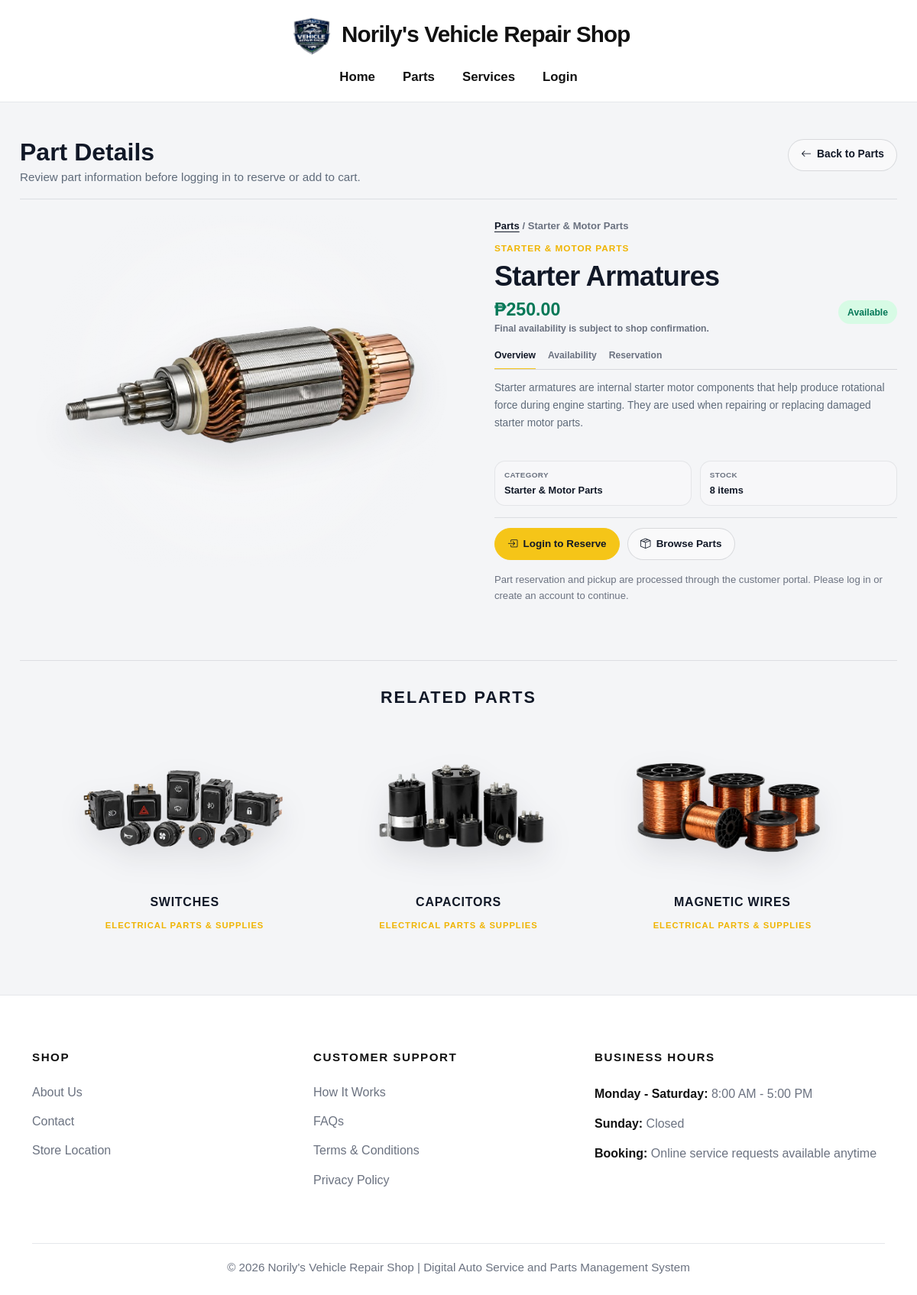
/public_pages/part-details.php?id=6, run on an earlier commit of the app's database.
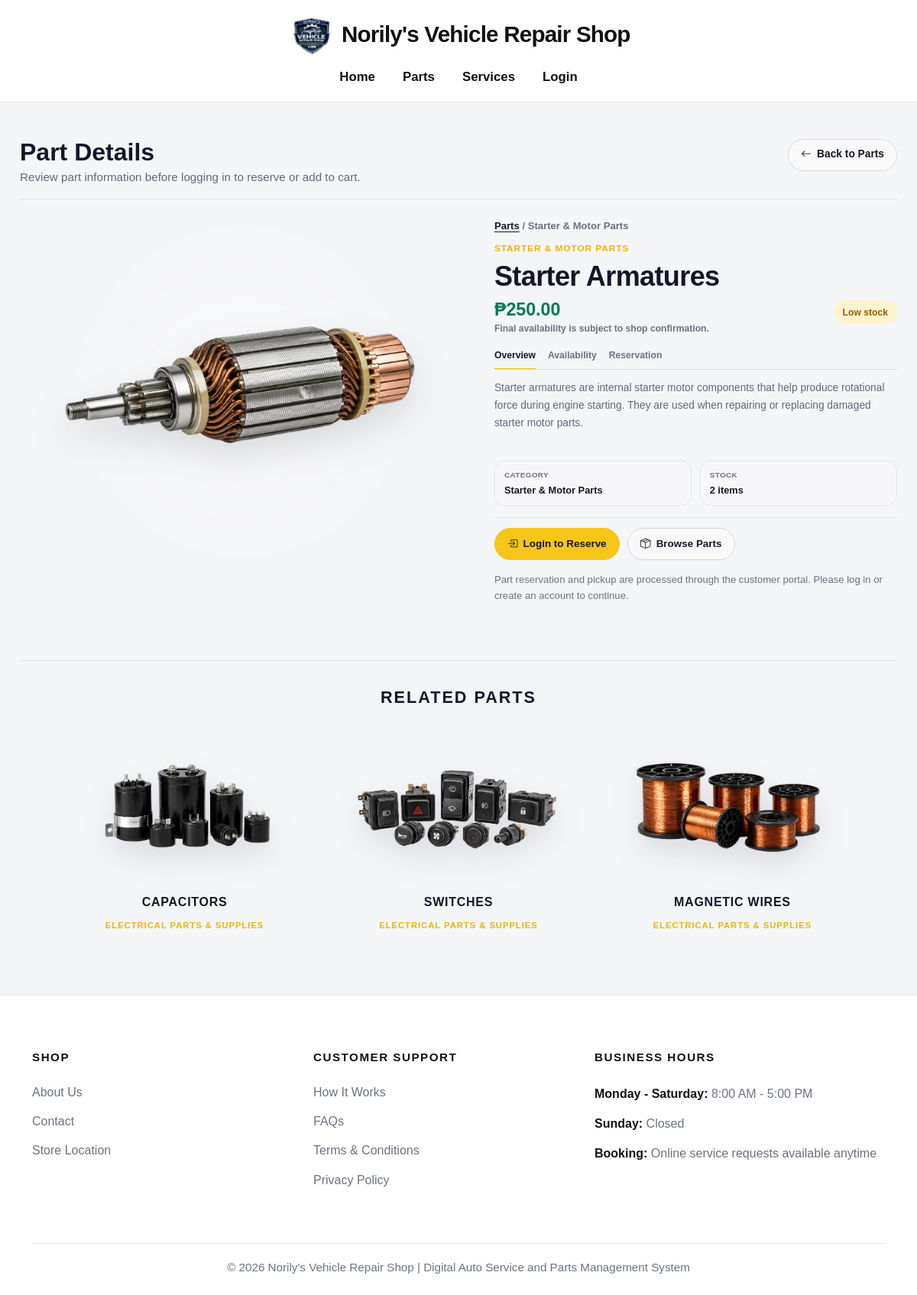
And on a later commit of the database.
### tables this page shows
CREATE TABLE `part` (
  `part_id` int(11) NOT NULL,
  `category` varchar(100) NOT NULL,
  `brand` varchar(100) DEFAULT NULL,
  `part_name` varchar(50) NOT NULL,
  `description` text DEFAULT NULL,
  `specification` text DEFAULT NULL,
  `compatibility` text DEFAULT NULL,
  `unit` varchar(50) DEFAULT 'piece',
  `unit_price` decimal(10,2) NOT NULL DEFAULT 0.00,
  `quantity_on_hand` smallint(6) NOT NULL DEFAULT 0,
  `low_stock_threshold` smallint(6) NOT NULL DEFAULT 3,
  `supplier_id` int(11) DEFAULT 1,
  `is_low_stock` tinyint(1) NOT NULL DEFAULT 0,
  `primary_supplier_id` int(11) DEFAULT 1,
  `is_active` tinyint(1) NOT NULL DEFAULT 1,
  `cost_price` decimal(10,2) DEFAULT NULL,
  `image` varchar(255) DEFAULT NULL,
  `full_description` text DEFAULT NULL
);

### public_pages/part-details.php (the view, shortened to what the changed rows need)
<?php
$database = new Database();
$db = $database->getConnection();
$selectedId = filter_input(INPUT_GET, 'id', FILTER_VALIDATE_INT);
$selectedPart = null;
$relatedParts = [];
$dbError = '';
function plainText($value, $fallback = '')
{
    $value = trim(html_entity_decode((string)($value ?? ''), ENT_QUOTES | ENT_HTML5, 'UTF-8'));
    return $value !== '' ? $value : $fallback;
}
function displayText($value, $fallback = 'N/A')
{
    $value = plainText($value, $fallback);
    return htmlspecialchars($value, ENT_QUOTES, 'UTF-8');
}
function displayMultiline($value, $fallback = 'No detailed description available.')
{
    $value = plainText($value, $fallback);
    return nl2br(htmlspecialchars($value, ENT_QUOTES, 'UTF-8'));
}
try {
    if ($selectedId) {
        $stmt = $db->prepare("
            SELECT
                part_id,
                category,
                part_name,
                description,
                full_description,
                unit_price,
                quantity_on_hand,
                image
            FROM part
            WHERE part_id = :part_id
              AND is_active = 1
            LIMIT 1
        ");
        $stmt->bindParam(':part_id', $selectedId, PDO::PARAM_INT);
        $stmt->execute();
        $selectedPart = $stmt->fetch(PDO::FETCH_ASSOC);
        if ($selectedPart) {
            $selectedCategoryPlain = plainText($selectedPart['category'] ?? '');
            $relatedStmt = $db->prepare("
                SELECT
                    part_id,
                    category,
                    part_name,
                    image
                FROM part
                WHERE is_active = 1
                  AND part_id != :part_id
                  AND REPLACE(category, '&amp;', '&') = :category
                ORDER BY part_name ASC
                LIMIT 3
            ");
            $relatedStmt->bindParam(':part_id', $selectedId, PDO::PARAM_INT);
            $relatedStmt->bindParam(':category', $selectedCategoryPlain);
            $relatedStmt->execute();
            $relatedParts = $relatedStmt->fetchAll(PDO::FETCH_ASSOC);
            if (count($relatedParts) === 0) {
                $fallbackStmt = $db->prepare("
                    SELECT
                        part_id,
                        category,
                        part_name,
                        image
                    FROM part
                    WHERE is_active = 1
                      AND part_id != :part_id
                    ORDER BY category ASC, part_name ASC
                    LIMIT 3
                ");
                $fallbackStmt->bindParam(':part_id', $selectedId, PDO::PARAM_INT);
                $fallbackStmt->execute();
                $relatedParts = $fallbackStmt->fetchAll(PDO::FETCH_ASSOC);
            }
        }
    }
} catch (Exception $e) {
    $dbError = 'Unable to load part details at the moment.';
}
function partImagePath($image)
{
    return '../assets/images/parts/' . htmlspecialchars($image, ENT_QUOTES, 'UTF-8');
}
function formatPrice($price)
{
    return '₱' . number_format((float) $price, 2);
}
function stockStatus($quantity)
{
    $quantity = (int) $quantity;
    if ($quantity <= 3) {
        return 'Low stock';
    }
    return 'Available';
}
function stockBadgeClass($quantity)
{
    $quantity = (int) $quantity;
    if ($quantity <= 3) {
        return 'stock-low';
    }
    return 'stock-available';
}
?>
<!DOCTYPE html>
<html lang="en">
<head>
<link href="https://cdn.jsdelivr.net/npm/bootstrap@5.3.0/dist/css/bootstrap.min.css" rel="stylesheet">
<link rel="stylesheet" href="https://cdn.jsdelivr.net/npm/bootstrap-icons@1.11.1/font/bootstrap-icons.css">
<link rel="stylesheet" href="../assets/css/style.css">
</head>
<body>
<main class="part-detail-page">
    <section class="part-detail-wrapper">
        <div class="detail-topbar">
            <div>
                <h2>Part Details</h2>
            </div>
        </div>
        <?php if ($dbError): ?>
            <div class="not-found-box">
                <i class="bi bi-exclamation-circle"></i>
                <h1>Unable to Load Part</h1>
                <p><?= htmlspecialchars($dbError, ENT_QUOTES, 'UTF-8') ?></p>
                <a href="parts.php" class="detail-primary-btn">
                    Browse Parts
                </a>
            </div>
        <?php else: ?>
            <?php
                $quantity = (int)($selectedPart['quantity_on_hand'] ?? 0);
                $stockLabel = stockStatus($quantity);
            ?>
            <div class="part-detail-grid">
                <div class="part-media-panel">
                    <div class="part-media-stage">
                        <img
                            src="<?= partImagePath($selectedPart['image'] ?? '') ?>"
                            alt="<?= displayText($selectedPart['part_name']) ?>"
                        >
                    </div>
                </div>
                <div class="part-info-panel">
                    <p class="breadcrumb-text">
                        <a href="parts.php">Parts</a> / <?= displayText($selectedPart['category']) ?>
                    </p>
                    <div class="part-category-label">
                        <?= displayText($selectedPart['category']) ?>
                    </div>
                    <h1 class="part-detail-title">
                        <?= displayText($selectedPart['part_name']) ?>
                    </h1>
                    <div class="part-price-row">
                        <div>
                            <div class="part-detail-price">
                                <?= formatPrice($selectedPart['unit_price']) ?>
                            </div>
                            <div class="part-price-note">
                                Final availability is subject to shop confirmation.
                            </div>
                        </div>
                        <span class="stock-pill <?= stockBadgeClass($quantity) ?>">
                            <?= htmlspecialchars($stockLabel, ENT_QUOTES, 'UTF-8') ?>
                        </span>
                    </div>
                    <div class="detail-tabs" role="tablist" aria-label="Part detail sections">
                        <button type="button" class="detail-tab-btn active" data-tab="overview">Overview</button>
                        <button type="button" class="detail-tab-btn" data-tab="availability">Availability</button>
                        <button type="button" class="detail-tab-btn" data-tab="reservation">Reservation</button>
                    </div>
                    <div class="tab-panels">
                        <div class="tab-panel active" id="tab-overview">
                            <?= displayMultiline($selectedPart['full_description'] ?: $selectedPart['description'], 'No detailed description available.') ?>
                        </div>
                    </div>
                    <div class="part-meta-grid">
                        <div class="meta-box">
                            <span class="meta-label">Category</span>
                            <div class="meta-value">
                                <?= displayText($selectedPart['category']) ?>
                            </div>
                        </div>
                        <div class="meta-box">
                            <span class="meta-label">Stock</span>
                            <div class="meta-value">
                                <?php if ($quantity > 0): ?>
                                    <?= $quantity ?> item<?= $quantity !== 1 ? 's' : '' ?>
                                <?php else: ?>
                                    Out of stock
                                <?php endif; ?>
                            </div>
                        </div>
                    </div>
                    <div class="detail-actions">
                        <?php if ($quantity <= 0): ?>
                            <button type="button" class="detail-primary-btn" disabled>
                                <i class="bi bi-x-circle"></i>
                                Out of Stock
                            </button>
                        <?php else: ?>
                            <a href="../views/login.php" class="detail-primary-btn">
                                <i class="bi bi-box-arrow-in-right"></i>
                                Login to Reserve
                            </a>
                        <?php endif; ?>
                        <a href="parts.php" class="detail-secondary-btn">
                            <i class="bi bi-box-seam"></i>
                            Browse Parts
                        </a>
                    </div>
                    <p class="detail-note">
                        Part reservation and pickup are processed through the customer portal.
                        Please log in or create an account to continue.
                    </p>
                </div>
            </div>
            <?php if (!empty($relatedParts)): ?>
                <section class="related-section">
                    <h2 class="related-title">Related Parts</h2>
                    <div class="related-grid">
                        <?php foreach ($relatedParts as $related): ?>
                            <article class="related-card">
                                <a href="part-details.php?id=<?= urlencode($related['part_id']) ?>">
                                    <div class="related-image">
                                        <img
                                            src="<?= partImagePath($related['image'] ?? '') ?>"
                                            alt="<?= displayText($related['part_name']) ?>"
                                        >
                                    </div>
                                    <h3><?= displayText($related['part_name']) ?></h3>
                                    <span><?= displayText($related['category']) ?></span>
                                </a>
                            </article>
                        <?php endforeach; ?>
                    </div>
                </section>
            <?php endif; ?>
        <?php endif; ?>
    </section>
</main>
</body>
</html>

What changed in the data, as far as the page shows it:
changed part "Starter Armatures": quantity_on_hand "Available" → "Low stock"; quantity_on_hand "8" → "2"
changed part "CAPACITORS": moves up the list
